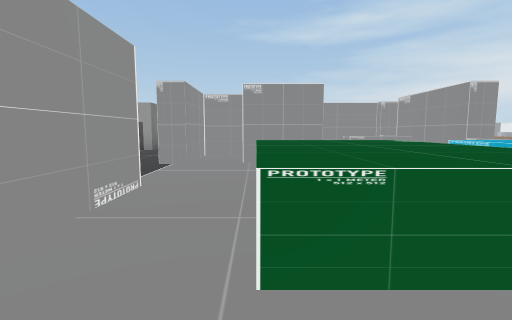
View 1 (above)

23 first-person views from a walk through a scene from a Unity 3-D project. The camera is 1.2 m above the floor, tilts 6° down and sees 85° across. The floor is counted in squares, 2 m on a side. Each view is taken from the middle of a square. On the plan, view 1 faces up. The plan holds only what a view shows up to about 9 squares ahead; the rest is blank. The place goes on beyond the plan. Some animated figures are left out. Door leaves are left out, so doorways stand open. Some surface patterns are stand-ins.

View 2
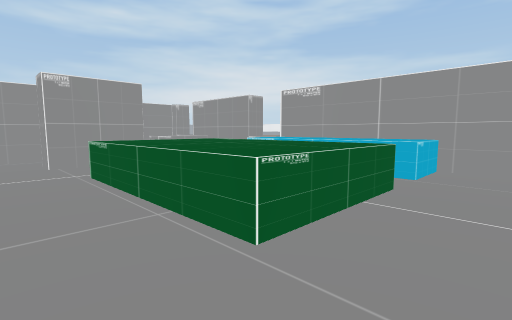

View 3
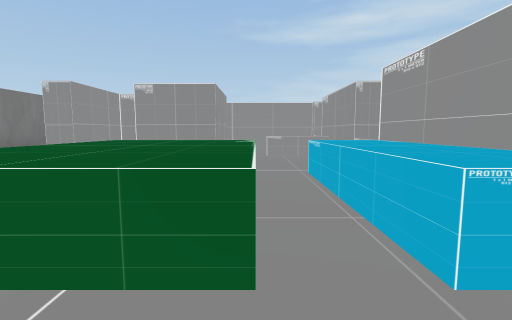

View 4
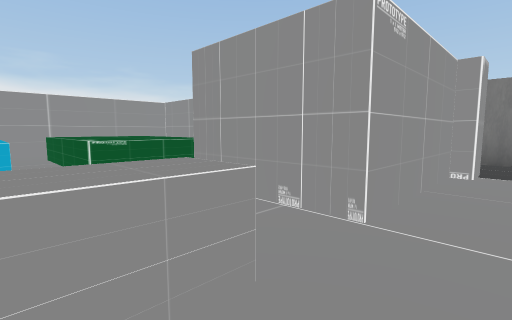

View 5
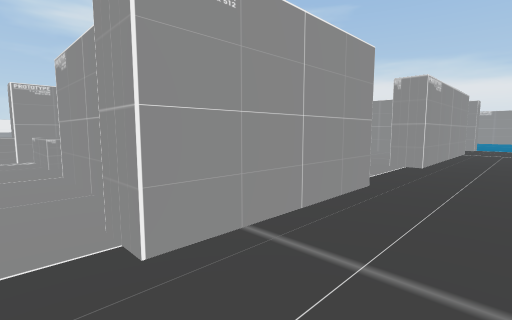

View 6
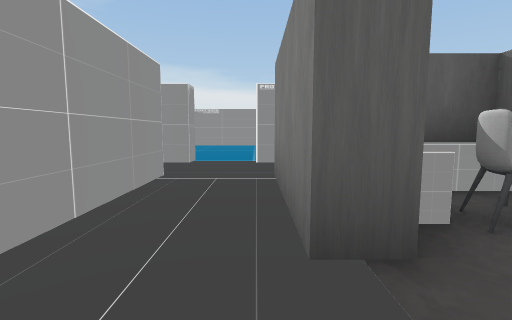

View 7
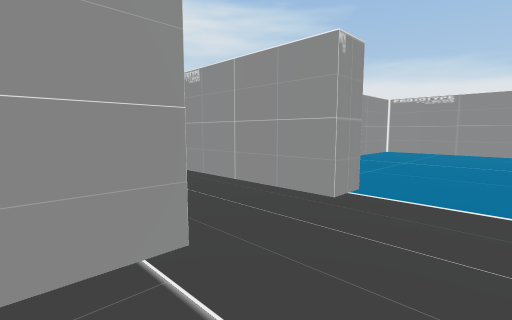

View 8
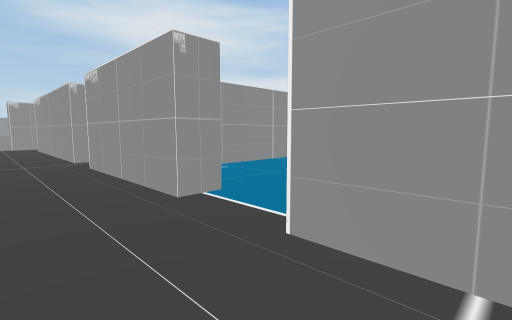

View 9
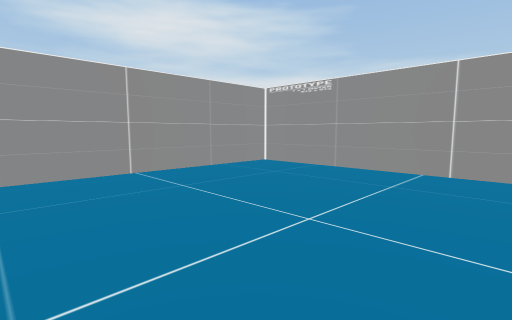

View 10
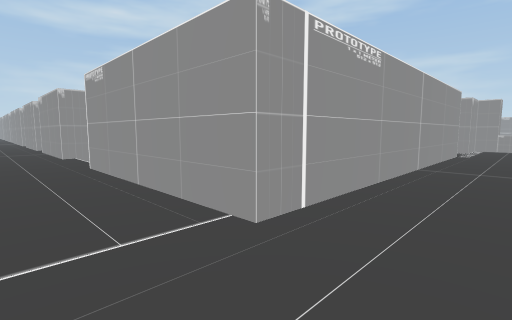

View 11
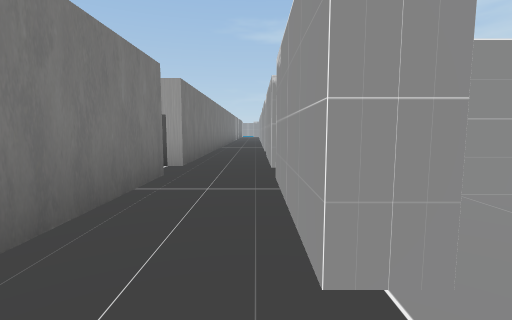

View 12
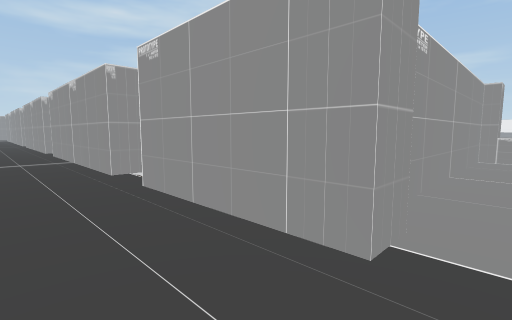

View 13
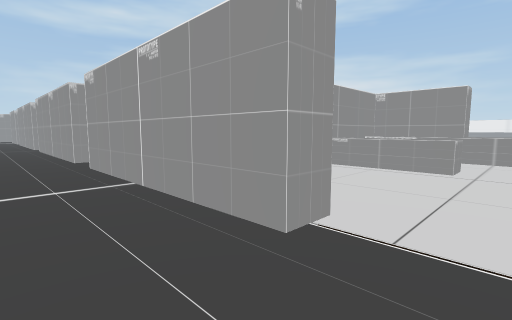

View 14
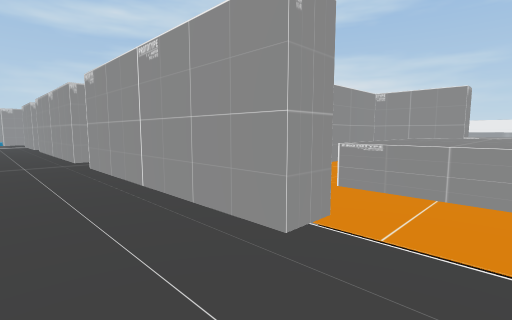

View 15
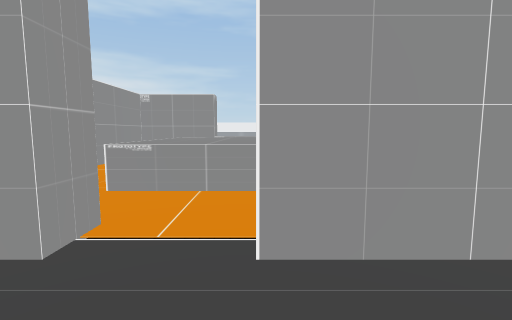

View 16
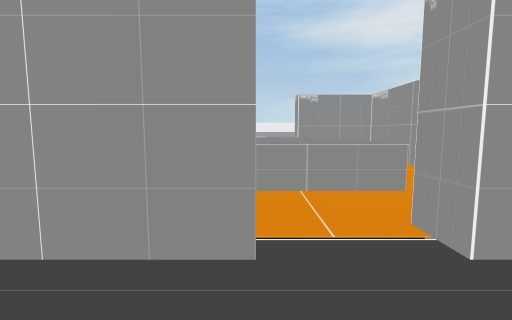

View 17
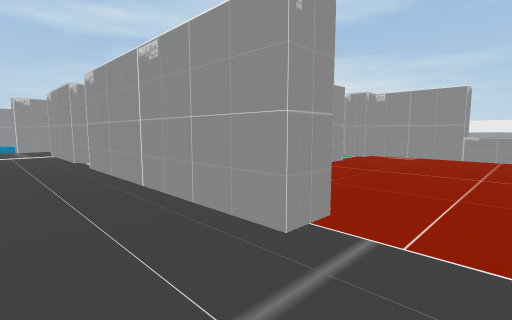

View 18
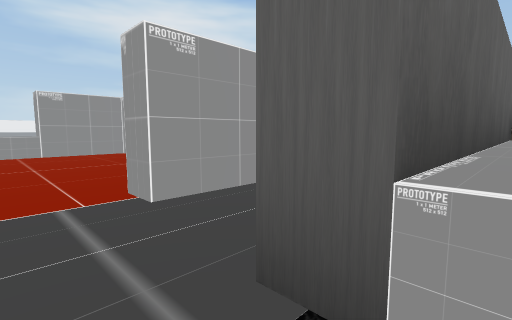

View 19
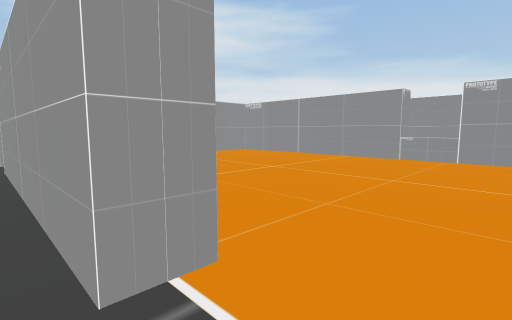

View 20
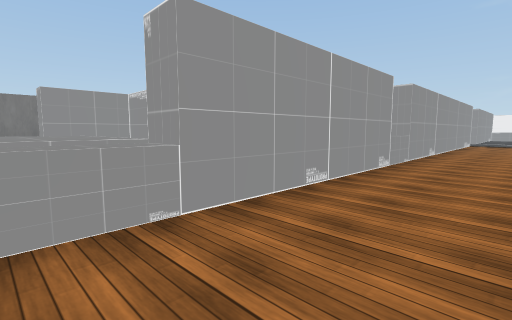

View 21
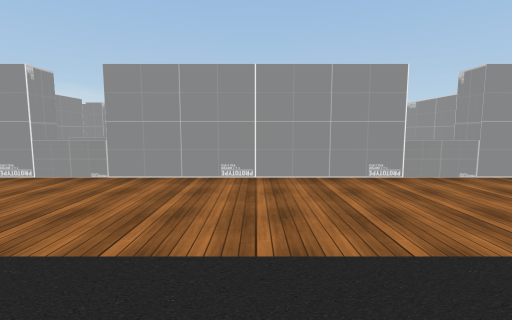

View 22
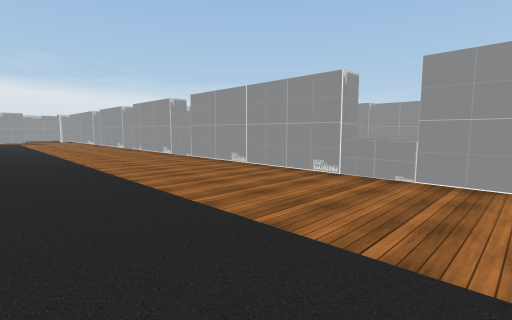

View 23
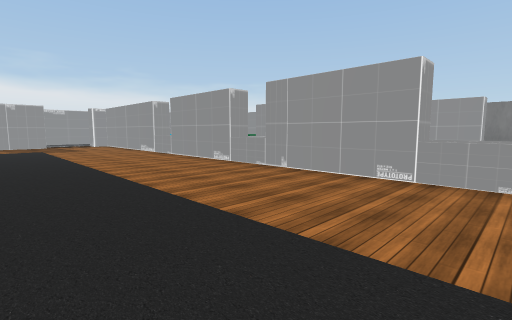

### Floor plan
Key: @ floor where view 1 was taken; # wall or solid block; x gap in a wall; . floor; D open door; ^ raised ledge; C chair; O other object.
Columns run from 4 left of view 1 to 8 right of it. Each row starts with its distance up from view 1.
 26  .x     #..
 25  .#     #..
 24  .#####.O..
 23  .#.....#..
 22 ..#.....#..
 21 ^.x.....O..
 20 #.#.....#...
 19 #.#######....
 18 #.###   #....
 17 #.##^^^^#....
 16 #.##^^^^O....
 15  .###   #....
 14  .#######....
 13 #.##. ^^#....
 12 #.##..^^#....
 11 #.##...^O....
 10 #.###   #....
  9 #.OO####O....
  8  .DD....O....
  7  .####.^#....
  6  .#DDO..#....
  5 #.#DD...#....
  4  ...^^^^O....
  3  ...^^^^#....
  2 ..#.^^^^# ..
  1 C.#.^^^^#
  0 #.#.@..##
 -1 ..######...O
 -2 ...........O
 -3 ##.###x###xO
 -4 ....# ...
 -5 ....# ....
 -6 ....# .....
 -7 ....# ......#
 -8 ....##OO#####
 -9 ##### OO
-10
-11       ##

Positions as (right, up) in squares from view 1, and headings:
1: (0, 0), facing up
2: (-1, 0), facing up-right
3: (2, 0), facing up
4: (3, 8), facing down-left
5: (-3, 8), facing down-right
6: (-3, 3), facing down
7: (-3, 0), facing down-right
8: (-4, -1), facing down-right
9: (-4, -4), facing down-right
10: (-3, -2), facing up-right
11: (-2, 4), facing up
12: (-3, 8), facing up-right
13: (-3, 11), facing up-right
14: (-3, 16), facing up-right
15: (-3, 16), facing right
16: (-3, 17), facing right
17: (-3, 21), facing up-right
18: (-4, 22), facing down-right
19: (1, -2), facing down-right
20: (6, 16), facing up-left
21: (8, 19), facing left
22: (8, 18), facing down-left
23: (8, 12), facing down-left
